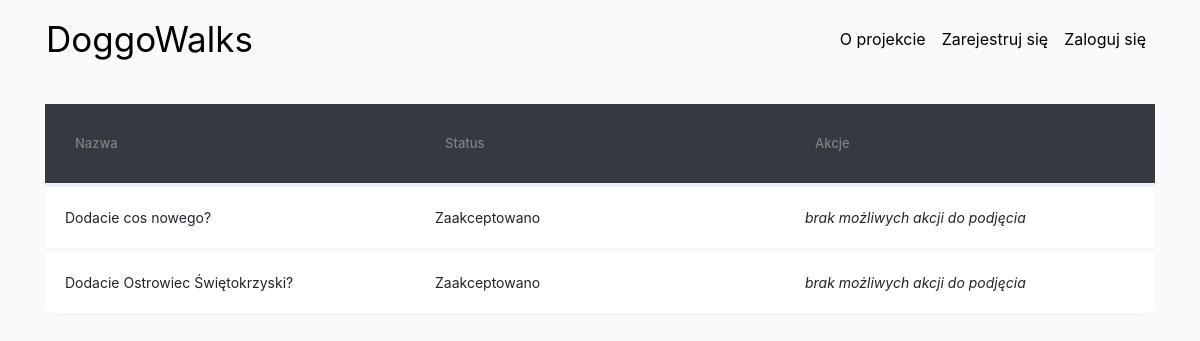
Screenshot of /admin/suggestions.php with the database file from the repository.
### tables this page shows
CREATE TABLE `suggestions` (
  `id` int(11) NOT NULL,
  `suggestion` varchar(500) NOT NULL,
  `id_user` int(10) NOT NULL DEFAULT 1,
  `id_status` int(11) NOT NULL
);

CREATE TABLE `status` (
  `id` int(11) NOT NULL,
  `status` varchar(50) NOT NULL
);

### admin/suggestions.php (the view, shortened to what this page needs)
<?php require_once '../views/containers/header.php'; ?>
<?php require_once '../views/containers/menu.php'; ?>
<?php
require_once 'includes/dbh.inc.php';
?>
<div class="container">
<?php
$sqli = "SELECT suggestions.id AS 'id',suggestions.id_user AS 'iduser', suggestions.id_status,suggestions.suggestion, status.status From suggestions INNER JOIN status
    ON suggestions.id_status = status.id ORDER BY suggestions.id_status ASC";
$result = mysqli_query($conn, $sqli);
if(mysqli_num_rows($result)>0)
{
     echo '<table class="table table-hover">'
         .'<thead><tr class="bg-dark">'
         .'<th class="col">Nazwa</th>'
         .'<th class="col">Status</th>'
         .'<th class="col">Akcje</th>'
     .'</tr></thead>';
     echo '<tbody>';
     while ($row = mysqli_fetch_array($result)) {
         $statusClass = 'table-secondary';
         $actionButtons = '<i>brak możliwych akcji do podjęcia</i>';
         switch($row['status']) {
             case 'Zaakceptowano':
                 $statusClass = 'table-success';
                 break;
         }
         echo '<tr class="'.$statusClass.
         '"><td>'.$row['suggestion'].'</td>'
         .'<td>'. $row['status'] .'</td>'
         .'<td>'. $actionButtons .'</td>' .'</tr>';
     }
     echo '</tbody>';
     echo '</table>';
}
?>
</div>
<?php require_once '../views/containers/footer.php'; ?>

### assets/css/main.css (style rules this page uses)
body { background-color: #fafafa; background-image: url("../img/doggo_walks.jpg"); background-repeat: no-repeat; background-position: bottom right; background-size: 35%; min-height: 100vh; }
table { table-layout: fixed; }
thead { color: white; }
.table { min-width: 1000px !important; width: 100%; -webkit-box-shadow: 0px 5px 12px -12px rgba(0, 0, 0, 0.29); -moz-box-shadow: 0px 5px 12px -12px rgba(0, 0, 0, 0.29); box-shadow: 0px 5px 12px -12px rgba(0, 0, 0, 0.29); }
.table thead th { border: none; padding: 30px; font-size: 13px; font-weight: 500; color: gray; }
.table thead tr { background: #fff; border-bottom: 4px solid #eceffa; }
.table tbody tr { margin-bottom: 10px; border-bottom: 4px solid #f8f9fd; }
.table tbody tr:last-child { border-bottom: 0; }
.table tbody th, .table tbody td { border: none; padding: 20px; font-size: 14px; background: #fff; vertical-align: middle; }

### rows the page displays
suggestions: suggestion "Dodacie cos nowego?", id_status.status "Zaakceptowano"
suggestions: suggestion "Dodacie Ostrowiec Świętokrzyski?", id_status.status "Zaakceptowano"
